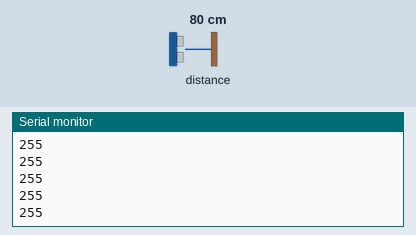
This sketch was run on a simulated Arduino Nano 33 BLE. Shown: the last lines printed to the serial monitor. The inputs (shaded band) are chosen by the test bench; at power-on: distance to the obstacle 80 cm.

Above: at 1.2 s.
1.3 s: distance to the obstacle set to 2 cm
At 1.35 s:
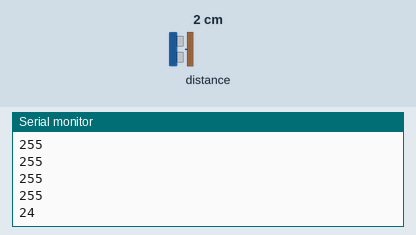
2.8 s: distance to the obstacle set to 4 cm
At 2.8 s:
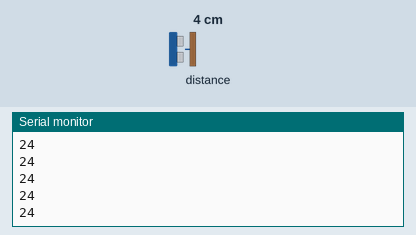
Timing chart, 0 to 5.8 s (numbered marks = the images above; inputs shaded):
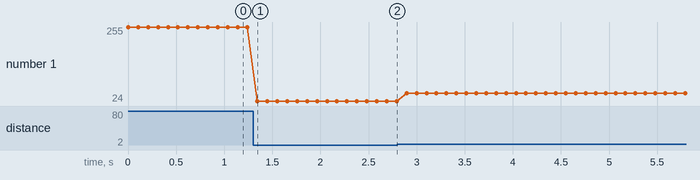

Measured:
- after the input at 1.3 s, the serial monitor: prints a new line after 0.05 s (image 1)
- plotted number 1: 255 → 24 after the input at 1.3 s, 24 → 48 after the input at 2.8 s

The sketch:

exam01.ino
```cpp
/*
  APDS9960 Proximity Sensor Example
  This example shows how to read the proximity value from the APDS9960 sensor.
  The proximity value is printed to the Serial Monitor.
  Author: Moises Meza

    Board: Arduino Nano 33 BLE
    Library: Arduino_APDS9960

  $ arduino-cli: arduino-cli compile --fqbn arduino:mbed_nano:nano33ble -e  exam01.ino
  $ arduino-cli upload -p COM4 --fqbn arduino:mbed_nano:nano33ble  exam01.ino
*/


#include <Arduino.h>
#include <Arduino_APDS9960.h>

void setup(){
    Serial.begin(9600);
    while(!Serial);

    if(!APDS.begin()){
        Serial.println("Error al inicializar el sensor APDS9960");
    }else{
        Serial.println("Sensor ok");
    }
}

void loop(){
    if(APDS.proximityAvailable()){
        int prox = APDS.readProximity();

        Serial.println(prox);
    }

    delay(100);  //Ts=100ms, Fs=10Hz, Fnyquist=5Hz
}
```
